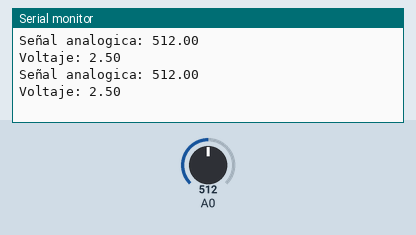
A sketch run on a simulated Arduino Uno, built with avr-gcc and run on an emulated ATmega328P. Parts: the last lines printed to the serial monitor. The inputs (shaded band) are chosen by the test bench; at power-on: A0 = 512.

Above: at 1.8 s.
1.9 s: A0 set to 716
At 2.6 s:
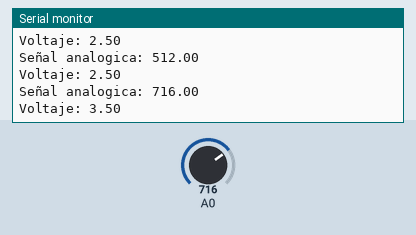
3.4 s: A0 set to 900
At 4.8 s:
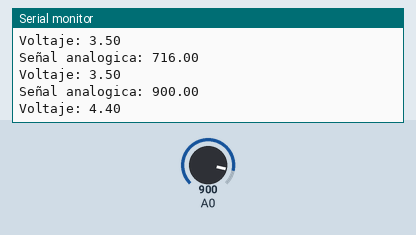
Timing chart, 0 to 6.4 s (numbered marks = the images above; inputs shaded):
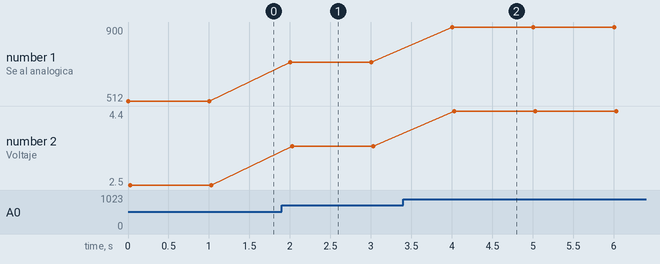

The sketch:

2_lectura_de_variable_analogico1.ino
```cpp
// C++ code
////eddy santiago ramirez y marlon camilo rada archila
//microcontroladores
//ficha 2674489

void setup()
{
  pinMode(A0, INPUT);

  Serial.begin(9600);
}

void loop()
{
  float B,voltaje;
  B=analogRead(A0);
  voltaje=((B*5.000)/1023.000);
  Serial.print("Señal analogica: ");
  Serial.println(B);
  Serial.print("Voltaje: ");
  Serial.println(voltaje);
  delay(1000);


}
```

Measured:
- after the input at 1.9 s, the serial monitor: prints a new line after 0.10 s (image 1)
- after the input at 3.4 s, the serial monitor: prints a new line after 0.61 s (image 2)
- plotted number 1: 512 → 716 after the input at 1.9 s, 716 → 900 after the input at 3.4 s
- plotted number 2: 2.5 → 3.5 after the input at 1.9 s, 3.5 → 4.4 after the input at 3.4 s
